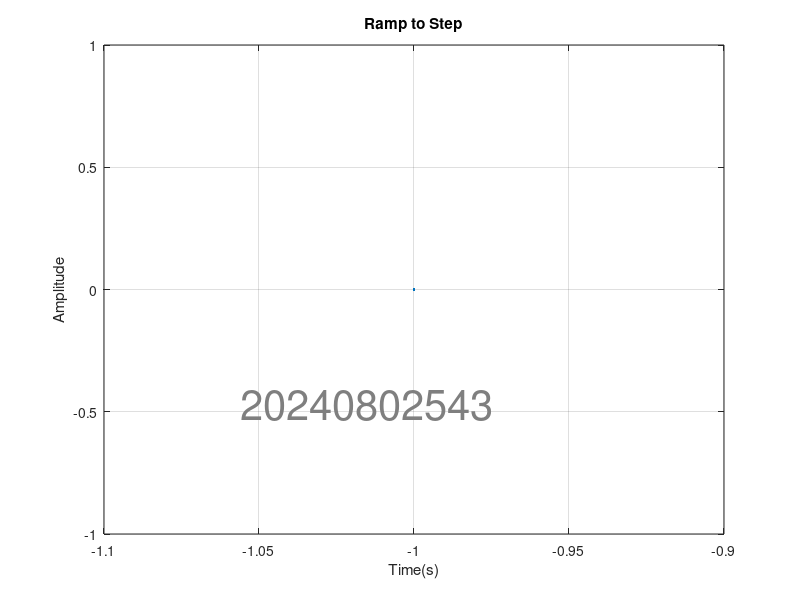

This figure's MATLAB source: (Note: this script raises an error after producing the figure.)
t = -1;
ramp = t .* (t >= 0 & t < 1);
step = (t >= 1);
combined_signal = ramp + step;

plot(t, combined_signal);
xlabel('Time(s)');
ylabel('Amplitude');
title('Ramp to Step');
grid on;




% Misc. Watermark
annotation('textbox', [0.3, 0.3, 0.4, 0.2], 'String', '20240802543', ...
    'FontSize', 30, 'Color', [0.5, 0.5, 0.5], ...
    'EdgeColor', 'none', 'HorizontalAlignment', 'center', 'Rotation', 45);
